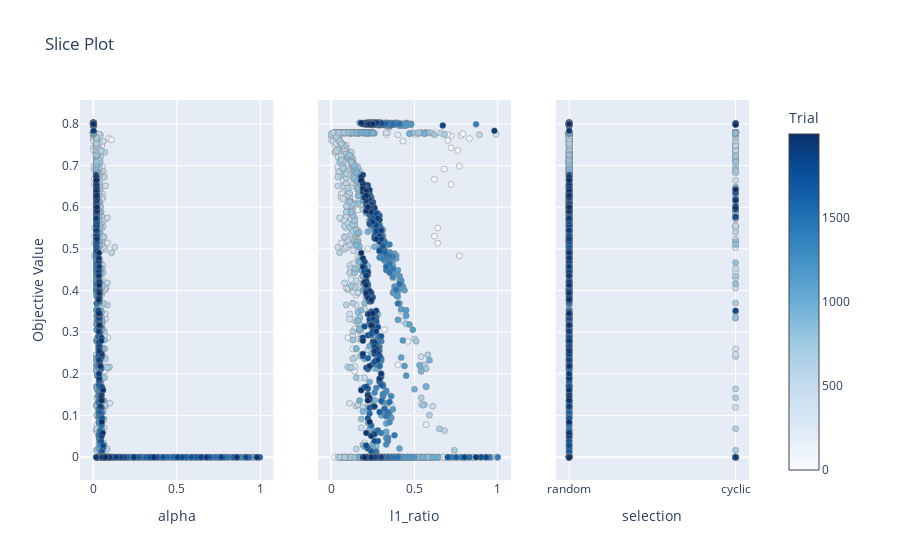

The code cell stored with this chart in its notebook:
### Code cell
optuna.visualization.plot_slice(study_en)

### Figure 1 — Plotly figure (JSON) as saved in the notebook; plotly's stock layout.template omitted (floating-point values rounded to 4 significant figures; data arrays with more than 128 entries replaced by an {"elided": "..."} marker saying what was removed)
{"data": [{"marker": {"color": {"elided": "2000 int values"}, "colorbar": {"title": {"text": "Trial"}, "x": 1, "xpad": 40}, "colorscale": [[0, "rgb(247,251,255)"], [0.125, "rgb(222,235,247)"], [0.25, "rgb(198,219,239)"], [0.375, "rgb(158,202,225)"], [0.5, "rgb(107,174,214)"], [0.625, "rgb(66,146,198)"], [0.75, "rgb(33,113,181)"], [0.875, "rgb(8,81,156)"], [1, "rgb(8,48,107)"]], "line": {"color": "Grey", "width": 0.5}, "showscale": true}, "mode": "markers", "showlegend": false, "type": "scatter", "x": {"elided": "2000 float values"}, "xaxis": "x", "y": {"elided": "2000 float values"}, "yaxis": "y"}, {"marker": {"color": {"elided": "2000 int values"}, "colorbar": {"title": {"text": "Trial"}, "x": 1, "xpad": 40}, "colorscale": [[0, "rgb(247,251,255)"], [0.125, "rgb(222,235,247)"], [0.25, "rgb(198,219,239)"], [0.375, "rgb(158,202,225)"], [0.5, "rgb(107,174,214)"], [0.625, "rgb(66,146,198)"], [0.75, "rgb(33,113,181)"], [0.875, "rgb(8,81,156)"], [1, "rgb(8,48,107)"]], "line": {"color": "Grey", "width": 0.5}, "showscale": false}, "mode": "markers", "showlegend": false, "type": "scatter", "x": {"elided": "2000 float values"}, "xaxis": "x2", "y": {"elided": "2000 float values"}, "yaxis": "y2"}, {"marker": {"color": {"elided": "2000 int values"}, "colorbar": {"title": {"text": "Trial"}, "x": 1, "xpad": 40}, "colorscale": [[0, "rgb(247,251,255)"], [0.125, "rgb(222,235,247)"], [0.25, "rgb(198,219,239)"], [0.375, "rgb(158,202,225)"], [0.5, "rgb(107,174,214)"], [0.625, "rgb(66,146,198)"], [0.75, "rgb(33,113,181)"], [0.875, "rgb(8,81,156)"], [1, "rgb(8,48,107)"]], "line": {"color": "Grey", "width": 0.5}, "showscale": false}, "mode": "markers", "showlegend": false, "type": "scatter", "x": {"elided": "2000 str values"}, "xaxis": "x3", "y": {"elided": "2000 float values"}, "yaxis": "y3"}], "layout": {"title": {"text": "Slice Plot"}, "xaxis": {"anchor": "y", "domain": [0, 0.2889], "title": {"text": "alpha"}}, "xaxis2": {"anchor": "y2", "domain": [0.3556, 0.6444], "title": {"text": "l1_ratio"}}, "xaxis3": {"anchor": "y3", "domain": [0.7111, 1], "title": {"text": "selection"}}, "yaxis": {"anchor": "x", "domain": [0, 1], "title": {"text": "Objective Value"}}, "yaxis2": {"anchor": "x2", "domain": [0, 1], "matches": "y", "showticklabels": false}, "yaxis3": {"anchor": "x3", "domain": [0, 1], "matches": "y", "showticklabels": false}}}
